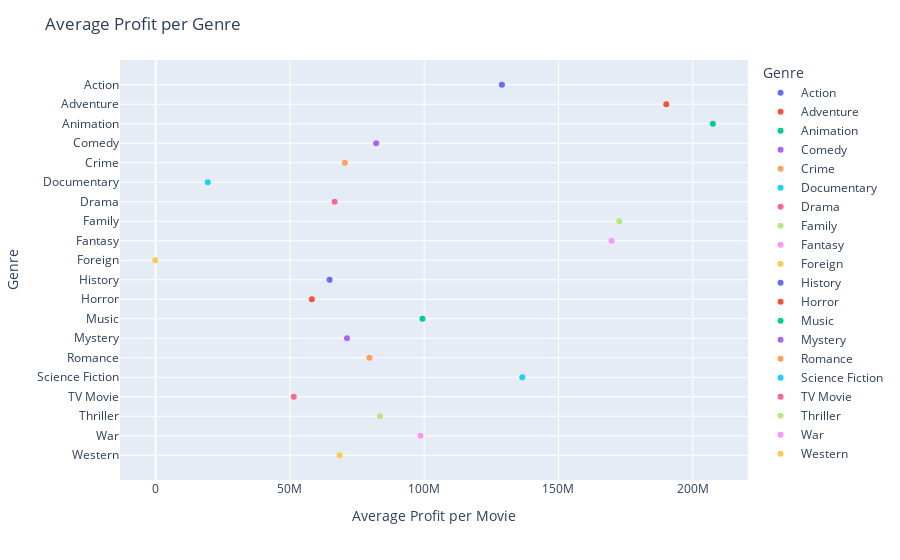

The notebook cell saved with this chart:
### Code cell
#showcasing using scatterplot
fig_3 = px.scatter(df_genre_avg_profit, x=df_genre_avg_profit, y=df_genre_avg_profit.index,
                 color=df_genre_avg_profit.index,
                 hover_name="profit", log_x=False, size_max=60,
                  labels=dict(x='Average Profit per Movie', genre_adj='Genre'))
fig_3.update_layout(title_text= 'Average Profit per Genre')
fig_3.show()

### Figure 1 — Plotly figure (JSON) as saved in the notebook; plotly's stock layout.template omitted (floating-point values rounded to 4 significant figures)
{"data": [{"hovertemplate": "<b>%{hovertext}</b><br><br>Genre=%{y}<br>Average Profit per Movie=%{x}<extra></extra>", "hovertext": [128900000.0], "legendgroup": "Action", "marker": {"color": "#636efa", "symbol": "circle"}, "mode": "markers", "name": "Action", "orientation": "h", "showlegend": true, "type": "scatter", "x": [128900000.0], "xaxis": "x", "y": ["Action"], "yaxis": "y"}, {"hovertemplate": "<b>%{hovertext}</b><br><br>Genre=%{y}<br>Average Profit per Movie=%{x}<extra></extra>", "hovertext": [190200000.0], "legendgroup": "Adventure", "marker": {"color": "#EF553B", "symbol": "circle"}, "mode": "markers", "name": "Adventure", "orientation": "h", "showlegend": true, "type": "scatter", "x": [190200000.0], "xaxis": "x", "y": ["Adventure"], "yaxis": "y"}, {"hovertemplate": "<b>%{hovertext}</b><br><br>Genre=%{y}<br>Average Profit per Movie=%{x}<extra></extra>", "hovertext": [207500000.0], "legendgroup": "Animation", "marker": {"color": "#00cc96", "symbol": "circle"}, "mode": "markers", "name": "Animation", "orientation": "h", "showlegend": true, "type": "scatter", "x": [207500000.0], "xaxis": "x", "y": ["Animation"], "yaxis": "y"}, {"hovertemplate": "<b>%{hovertext}</b><br><br>Genre=%{y}<br>Average Profit per Movie=%{x}<extra></extra>", "hovertext": [82130000.0], "legendgroup": "Comedy", "marker": {"color": "#ab63fa", "symbol": "circle"}, "mode": "markers", "name": "Comedy", "orientation": "h", "showlegend": true, "type": "scatter", "x": [82130000.0], "xaxis": "x", "y": ["Comedy"], "yaxis": "y"}, {"hovertemplate": "<b>%{hovertext}</b><br><br>Genre=%{y}<br>Average Profit per Movie=%{x}<extra></extra>", "hovertext": [70490000.0], "legendgroup": "Crime", "marker": {"color": "#FFA15A", "symbol": "circle"}, "mode": "markers", "name": "Crime", "orientation": "h", "showlegend": true, "type": "scatter", "x": [70490000.0], "xaxis": "x", "y": ["Crime"], "yaxis": "y"}, {"hovertemplate": "<b>%{hovertext}</b><br><br>Genre=%{y}<br>Average Profit per Movie=%{x}<extra></extra>", "hovertext": [19430000.0], "legendgroup": "Documentary", "marker": {"color": "#19d3f3", "symbol": "circle"}, "mode": "markers", "name": "Documentary", "orientation": "h", "showlegend": true, "type": "scatter", "x": [19430000.0], "xaxis": "x", "y": ["Documentary"], "yaxis": "y"}, {"hovertemplate": "<b>%{hovertext}</b><br><br>Genre=%{y}<br>Average Profit per Movie=%{x}<extra></extra>", "hovertext": [66670000.0], "legendgroup": "Drama", "marker": {"color": "#FF6692", "symbol": "circle"}, "mode": "markers", "name": "Drama", "orientation": "h", "showlegend": true, "type": "scatter", "x": [66670000.0], "xaxis": "x", "y": ["Drama"], "yaxis": "y"}, {"hovertemplate": "<b>%{hovertext}</b><br><br>Genre=%{y}<br>Average Profit per Movie=%{x}<extra></extra>", "hovertext": [172700000.0], "legendgroup": "Family", "marker": {"color": "#B6E880", "symbol": "circle"}, "mode": "markers", "name": "Family", "orientation": "h", "showlegend": true, "type": "scatter", "x": [172700000.0], "xaxis": "x", "y": ["Family"], "yaxis": "y"}, {"hovertemplate": "<b>%{hovertext}</b><br><br>Genre=%{y}<br>Average Profit per Movie=%{x}<extra></extra>", "hovertext": [169800000.0], "legendgroup": "Fantasy", "marker": {"color": "#FF97FF", "symbol": "circle"}, "mode": "markers", "name": "Fantasy", "orientation": "h", "showlegend": true, "type": "scatter", "x": [169800000.0], "xaxis": "x", "y": ["Fantasy"], "yaxis": "y"}, {"hovertemplate": "<b>%{hovertext}</b><br><br>Genre=%{y}<br>Average Profit per Movie=%{x}<extra></extra>", "hovertext": [-164500.0], "legendgroup": "Foreign", "marker": {"color": "#FECB52", "symbol": "circle"}, "mode": "markers", "name": "Foreign", "orientation": "h", "showlegend": true, "type": "scatter", "x": [-164500.0], "xaxis": "x", "y": ["Foreign"], "yaxis": "y"}, {"hovertemplate": "<b>%{hovertext}</b><br><br>Genre=%{y}<br>Average Profit per Movie=%{x}<extra></extra>", "hovertext": [64780000.0], "legendgroup": "History", "marker": {"color": "#636efa", "symbol": "circle"}, "mode": "markers", "name": "History", "orientation": "h", "showlegend": true, "type": "scatter", "x": [64780000.0], "xaxis": "x", "y": ["History"], "yaxis": "y"}, {"hovertemplate": "<b>%{hovertext}</b><br><br>Genre=%{y}<br>Average Profit per Movie=%{x}<extra></extra>", "hovertext": [58170000.0], "legendgroup": "Horror", "marker": {"color": "#EF553B", "symbol": "circle"}, "mode": "markers", "name": "Horror", "orientation": "h", "showlegend": true, "type": "scatter", "x": [58170000.0], "xaxis": "x", "y": ["Horror"], "yaxis": "y"}, {"hovertemplate": "<b>%{hovertext}</b><br><br>Genre=%{y}<br>Average Profit per Movie=%{x}<extra></extra>", "hovertext": [99370000.0], "legendgroup": "Music", "marker": {"color": "#00cc96", "symbol": "circle"}, "mode": "markers", "name": "Music", "orientation": "h", "showlegend": true, "type": "scatter", "x": [99370000.0], "xaxis": "x", "y": ["Music"], "yaxis": "y"}, {"hovertemplate": "<b>%{hovertext}</b><br><br>Genre=%{y}<br>Average Profit per Movie=%{x}<extra></extra>", "hovertext": [71260000.0], "legendgroup": "Mystery", "marker": {"color": "#ab63fa", "symbol": "circle"}, "mode": "markers", "name": "Mystery", "orientation": "h", "showlegend": true, "type": "scatter", "x": [71260000.0], "xaxis": "x", "y": ["Mystery"], "yaxis": "y"}, {"hovertemplate": "<b>%{hovertext}</b><br><br>Genre=%{y}<br>Average Profit per Movie=%{x}<extra></extra>", "hovertext": [79620000.0], "legendgroup": "Romance", "marker": {"color": "#FFA15A", "symbol": "circle"}, "mode": "markers", "name": "Romance", "orientation": "h", "showlegend": true, "type": "scatter", "x": [79620000.0], "xaxis": "x", "y": ["Romance"], "yaxis": "y"}, {"hovertemplate": "<b>%{hovertext}</b><br><br>Genre=%{y}<br>Average Profit per Movie=%{x}<extra></extra>", "hovertext": [136500000.0], "legendgroup": "Science Fiction", "marker": {"color": "#19d3f3", "symbol": "circle"}, "mode": "markers", "name": "Science Fiction", "orientation": "h", "showlegend": true, "type": "scatter", "x": [136500000.0], "xaxis": "x", "y": ["Science Fiction"], "yaxis": "y"}, {"hovertemplate": "<b>%{hovertext}</b><br><br>Genre=%{y}<br>Average Profit per Movie=%{x}<extra></extra>", "hovertext": [51440000.0], "legendgroup": "TV Movie", "marker": {"color": "#FF6692", "symbol": "circle"}, "mode": "markers", "name": "TV Movie", "orientation": "h", "showlegend": true, "type": "scatter", "x": [51440000.0], "xaxis": "x", "y": ["TV Movie"], "yaxis": "y"}, {"hovertemplate": "<b>%{hovertext}</b><br><br>Genre=%{y}<br>Average Profit per Movie=%{x}<extra></extra>", "hovertext": [83570000.0], "legendgroup": "Thriller", "marker": {"color": "#B6E880", "symbol": "circle"}, "mode": "markers", "name": "Thriller", "orientation": "h", "showlegend": true, "type": "scatter", "x": [83570000.0], "xaxis": "x", "y": ["Thriller"], "yaxis": "y"}, {"hovertemplate": "<b>%{hovertext}</b><br><br>Genre=%{y}<br>Average Profit per Movie=%{x}<extra></extra>", "hovertext": [98630000.0], "legendgroup": "War", "marker": {"color": "#FF97FF", "symbol": "circle"}, "mode": "markers", "name": "War", "orientation": "h", "showlegend": true, "type": "scatter", "x": [98630000.0], "xaxis": "x", "y": ["War"], "yaxis": "y"}, {"hovertemplate": "<b>%{hovertext}</b><br><br>Genre=%{y}<br>Average Profit per Movie=%{x}<extra></extra>", "hovertext": [68480000.0], "legendgroup": "Western", "marker": {"color": "#FECB52", "symbol": "circle"}, "mode": "markers", "name": "Western", "orientation": "h", "showlegend": true, "type": "scatter", "x": [68480000.0], "xaxis": "x", "y": ["Western"], "yaxis": "y"}], "layout": {"legend": {"title": {"text": "Genre"}, "tracegroupgap": 0}, "margin": {"t": 60}, "title": {"text": "Average Profit per Genre"}, "xaxis": {"anchor": "y", "domain": [0, 1], "title": {"text": "Average Profit per Movie"}}, "yaxis": {"anchor": "x", "categoryarray": ["Western", "War", "Thriller", "TV Movie", "Science Fiction", "Romance", "Mystery", "Music", "Horror", "History", "Foreign", "Fantasy", "Family", "Drama", "Documentary", "Crime", "Comedy", "Animation", "Adventure", "Action"], "categoryorder": "array", "domain": [0, 1], "title": {"text": "Genre"}}}}
